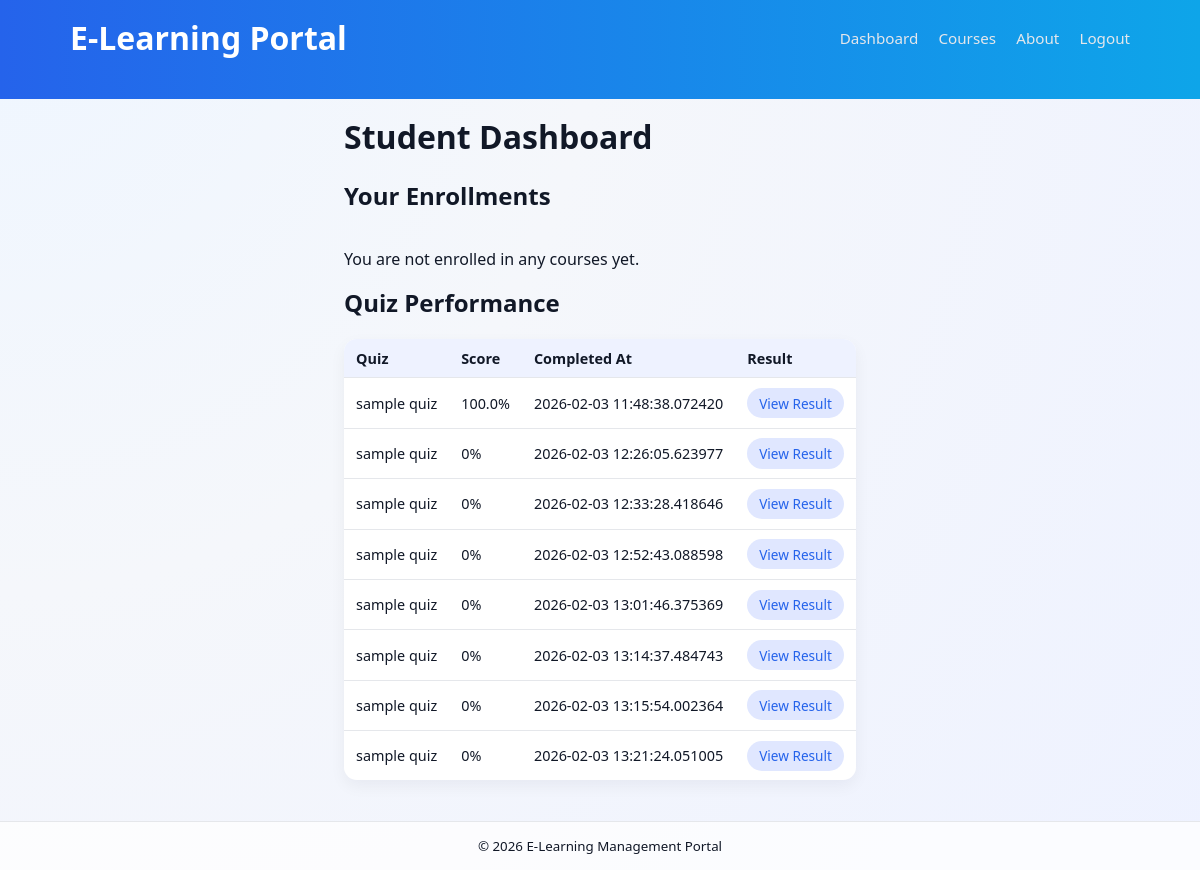
The page /dashboard (signed in) on the database its author committed.
### main.py (models this page shows)
class Attempt(db.Model):
    id = db.Column(db.Integer, primary_key=True)
    quiz_id = db.Column(db.Integer, db.ForeignKey("quiz.id"), nullable=False)
    student_id = db.Column(db.Integer, db.ForeignKey("user.id"), nullable=False)
    started_at = db.Column(db.DateTime, default=datetime.utcnow)
    completed_at = db.Column(db.DateTime, nullable=True)
    score = db.Column(db.Float, nullable=True)
    answers = db.relationship("AttemptAnswer", backref="attempt", lazy=True, cascade="all, delete-orphan")

class Quiz(db.Model):
    id = db.Column(db.Integer, primary_key=True)
    course_id = db.Column(db.Integer, db.ForeignKey("course.id"), nullable=False)
    title = db.Column(db.String(150), nullable=False)
    created_at = db.Column(db.DateTime, default=datetime.utcnow)
    questions = db.relationship("Question", backref="quiz", lazy=True, cascade="all, delete-orphan")
    attempts = db.relationship("Attempt", backref="quiz", lazy=True, cascade="all, delete-orphan")

### main.py (the view)
    @app.route("/dashboard")
    @login_required
    def dashboard():
        if current_user.is_instructor():
            courses = Course.query.filter_by(instructor_id=current_user.id).all()
            quizzes = Quiz.query.join(Course).filter(Course.instructor_id == current_user.id).all()
            return render_template("dashboard_instructor.html", courses=courses, quizzes=quizzes)
        else:
            enrollments = (
                Enrollment.query.filter_by(student_id=current_user.id)
                .join(Course)
                .order_by(Course.created_at.desc())
                .all()
            )
            attempts = Attempt.query.filter_by(student_id=current_user.id).all()
            return render_template("dashboard_student.html", enrollments=enrollments, attempts=attempts)

### main.py (called while the page is built)
@login_manager.user_loader
def load_user(user_id: str) -> User | None:
    return db.session.get(User, int(user_id))

    def is_instructor(self) -> bool:
        return self.role == "instructor"

### templates/dashboard_student.html (shortened to what this page needs)
{% extends "base.html" %}
{% block content %}
<h1>Student Dashboard</h1>
<section>
    <h2>Your Enrollments</h2>
    <div class="cards">
        {% for enrollment in enrollments %}
            <article class="card">
                <h3>{{ enrollment.course.title }}</h3>
                <p class="card-desc">{{ enrollment.course.description or "No description." }}</p>
                <div class="toolbar">
                    <a class="btn small primary" href="{{ url_for('course_detail', course_id=enrollment.course.id) }}">
                        Open Course
                    </a>
                </div>
            </article>
        {% else %}
            <p>You are not enrolled in any courses yet.</p>
        {% endfor %}
    </div>
</section>
<section>
    <h2>Quiz Performance</h2>
    <table class="table">
        <thead>
        <tr>
            <th>Quiz</th>
            <th>Score</th>
            <th>Completed At</th>
            <th>Result</th>
        </tr>
        </thead>
        <tbody>
        {% for attempt in attempts %}
            <tr>
                <td>{{ attempt.quiz.title }}</td>
                <td>{{ attempt.score or 0 }}%</td>
                <td>{{ attempt.completed_at or "-" }}</td>
                <td>
                    {% if attempt.completed_at %}
                        <a class="btn small secondary" href="{{ url_for('view_attempt_result', attempt_id=attempt.id) }}">
                            View Result
                        </a>
                    {% else %}
                        -
                    {% endif %}
                </td>
            </tr>
        {% else %}
            <tr>
                <td colspan="4">No quiz attempts yet.</td>
            </tr>
        {% endfor %}
        </tbody>
    </table>
</section>
{% endblock %}

### static/style.css (style rules this page uses)
:root { --bg: #f5f7fb; --surface: #ffffff; --primary: #2563eb; --primary-soft: #e0e7ff; --accent: #0ea5e9; --text: #111827; --muted: #6b7280; --border: #e5e7eb; --danger: #b91c1c; --success: #15803d; --warning: #b45309; }
*, *::before, *::after { box-sizing: border-box; }
html, body { height: 100%; }
body { margin: 0; font-family: system-ui, -apple-system, BlinkMacSystemFont, "Segoe UI", sans-serif; background: radial-gradient(circle at top left, #eff6ff 0, #f5f7fb 40%, #eef2ff 100%); color: var(--text); display: flex; flex-direction: column; justify-content: flex-start; align-items: stretch; text-align: left; }
h1, h2, h3 { margin-top: 0; }
.cards { display: grid; grid-template-columns: repeat(auto-fill, minmax(250px, 1fr)); gap: 1rem; margin-top: 1rem; align-items: start; }
.btn { display: inline-flex; align-items: center; justify-content: center; padding: 0.55rem 1.1rem; border-radius: 999px; font-size: 0.95rem; border: none; cursor: pointer; text-decoration: none; transition: transform 0.1s ease, box-shadow 0.1s ease, background 0.1s ease; }
.btn.secondary { background: var(--primary-soft); color: var(--primary); }
.btn.small { padding: 0.35rem 0.75rem; font-size: 0.85rem; }
.table { width: 100%; border-collapse: collapse; margin-top: 0.75rem; background: var(--surface); border-radius: 0.8rem; overflow: hidden; box-shadow: 0 6px 16px rgba(15, 23, 42, 0.05); }
.table th, .table td { padding: 0.6rem 0.75rem; border-bottom: 1px solid var(--border); font-size: 0.9rem; }
.table th { text-align: left; background: #eef2ff; }
.table tr:last-child td { border-bottom: none; }

### rows shown on the page
Attempt: quiz "sample quiz", score "100.0", completed_at "2026-02-03 11:48:38.072420"
Attempt: quiz "sample quiz", score "0", completed_at "2026-02-03 12:26:05.623977"
Attempt: quiz "sample quiz", score "0", completed_at "2026-02-03 12:33:28.418646"
Attempt: quiz "sample quiz", score "0", completed_at "2026-02-03 12:52:43.088598"
Attempt: quiz "sample quiz", score "0", completed_at "2026-02-03 13:01:46.375369"
Attempt: quiz "sample quiz", score "0", completed_at "2026-02-03 13:14:37.484743"
Attempt: quiz "sample quiz", score "0", completed_at "2026-02-03 13:15:54.002364"
Attempt: quiz "sample quiz", score "0", completed_at "2026-02-03 13:21:24.051005"

### other values the page prints
{{ 2026 }} "2026"
